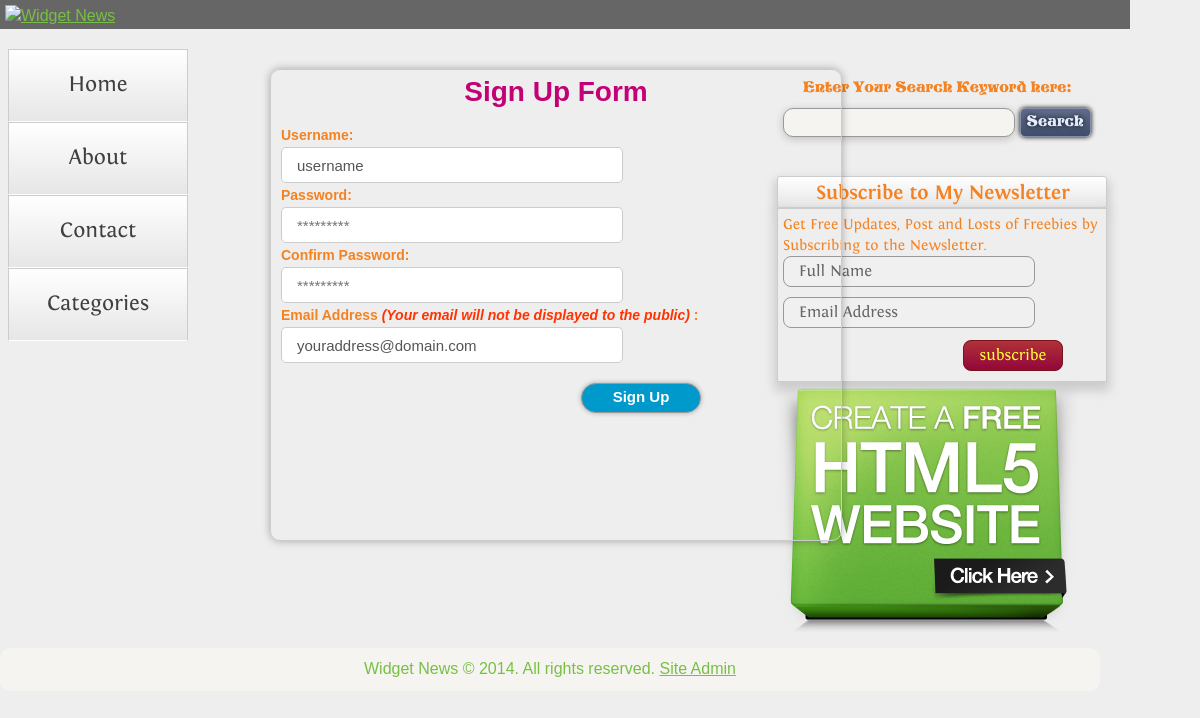
Screenshot of /?action=signup with the database file from the repository.
### tables this page shows
CREATE TABLE `navigation` (
  `id` int(11) NOT NULL auto_increment,
  `menuName` varchar(30) NOT NULL,
  `position` int(5) NOT NULL,
  `visible` int(1) NOT NULL,
  `heading` varchar(250) NOT NULL,
  `content` text NOT NULL,
  PRIMARY KEY  (`id`)
);

### classes/Functions.php (called while the page is built, shortened)
<?php
function get_all_nav()
{        global $connection;
     $query = "SELECT *
	           FROM navigation
			   ORDER BY position ASC";
	$subject_set = mysql_query($query,$connection);
	return $subject_set;
}
?>

### templates/signUp.php (the view, shortened to what this page needs)
<?php include "include/header.php" ?>
    <ul class="nav">
    <?php
      $menu_ok = get_all_nav();
      while($nav = mysql_fetch_array($menu_ok)){
      echo"<li><a href=\".?action=navmenu&amp;subjid=".urlencode($nav['id'])."\">".htmlspecialchars( $nav['menuName'] )."</a></li>";
     }
?>
      </ul>
    </div>
  <div class="content">
  <div id="userform">
  <form enctype="multipart/form-data" method="post" action=""  id="newuserform">
       <h1 id="caption" style="color:">Sign Up Form </h1>
       <label>Username:</label>
       <input id="u-name" type="text" name="username" class="f_input" placeholder="username"
       value="<?php if(!empty($usernamevalue)){echo $usernamevalue; } else{ echo "username";}?>"/>
       <label>Password:</label>
       <input id="password" type="password" name="password" class="f_input" placeholder="*********" />
       <label>Confirm Password:</label>
       <input id="password" type="password" name="confirmpassword" class="f_input" placeholder="*********" />
       <label>Email Address<span class="note"> (Your email will not be displayed to the public)</span> :</label>
       <input id="subject" type="email" name="email" class="f_input" placeholder="youraddress@domain.com"
       value="<?php if(!empty($emailvalue)){echo $emailvalue; } else{ echo "youraddress@domain.com";}?>"/>
       <input type="submit" name= "signup" value="Sign Up" class="sign-up"/>
  </form>
  </div>
    </div>
<?php include "include/footer.php" ;?>

### css/index.css (style rules this page uses)
body { font: 100%/1.4 verdana,helvetica,arial,sans-serif; background:#eeeeee; margin: 0; padding: 0; color:#FFF; background-attachment:fixed; }
h1, h2, h3, h4, h5, h6, p { margin-top: 0; padding-right: 15px; padding-left: 15px; }
ul, ol, dl { padding: 0; margin: 0; }
a { color:#77c043; }
.content { padding: 10px 0; width: 700px; float: left; }
.nav { background-color:#D4D4D4; }
ul.nav a { text-decoration:none; list-style:none; text-align:center; font-size:22px; color:#404040; font-family: 'fontin',Verdana, Geneva, sans-serif; }
ul.nav { text-align:center; list-style:none; }
ul.nav li { background-color:whitesmoke;background-image:-moz-linear-gradient(top,white,#e6e6e6);background-image:-webkit-gradient(linear,0 0,0 100%,from(white),to(#e6e6e6));background-image:-webkit-linear-gradient(top,white,#e6e6e6);background-image:-o-linear-gradient(top,white,#e6e6e6);background-image:linear-gradient(to bottom,white,#e6e6e6);background-repeat:repeat-x;filter:progid:DXImageTransform.Microsoft.gradient(startColorstr='#ffffffff',endColorstr='#ffe6e6e6',GradientType=0);border-color:#e6e6e6 #e6e6e6 silver;border-color:rgba(0,0,0,0.1) rgba(0,0,0,0.1) rgba(0,0,0,0.25);*background-color:#e6e6e6;filter:progid:DXImageTransform.Microsoft.gradient(enabled = false);border:1px solid #ccc; border-bottom: 1px solid #fff; padding:20px }
@media screen and (max-width:1200px) and (min-width:1151px) { .content { float:left; width:565px; } }

### css/signupstyle.css (style rules this page uses)
#userform { margin: 30px 72px 0 72px; background: -webkit-gradient(linear, bottom, left 175px, from(#CCCCCC), to(#EEEEEE)); background: -moz-linear-gradient(bottom, #CCCCCC, #EEEEEE 175px); background: linear-gradient(bottom, #CCCCCC, #EEEEEE 175px); position:relative; width:550px; height:450px; font-family: Tahoma, Geneva, sans-serif; font-size: 14px; line-height: 24px; font-weight: bold; color: #f58220; text-decoration: none; -webkit-border-radius: 10px; -moz-border-radius: 10px; border-radius: 10px; padding:10px; border: 1px solid #ccc; -webkit-box-shadow: 0px 0px 8px rgba(0, 0, 0, 0.3); -moz-box-shadow: 0px 0px 8px rgba(0, 0, 0, 0.3); box-shadow: 0px 0px 8px rgba(0, 0, 0, 0.3); }
.note { color:#F30; font-style: italic; }
#caption { text-align:center; color:#C30075; }
.f_input { background: url('../images/input.png') no-repeat; width:310px; display:block; height: 30px; font-size: 15px; border-radius:5px; -moz-border-radius:5px; -webkit-border-radius:5px; -o-border-radius:5px; line-height:1.428571429; color:#555; vertical-align:middle; background-color:#fff; border:1px solid #ccc; padding: 2px 15px 2px 15px; }
.sign-up { width:120px; height:60px; position: relative; font-size: 15px; line-height: 1; padding: 5px 8px 8px 8px; border-top-width: 1px; border-style: solid; display: inline-block; font-weight: bold; -moz-border-radius: 15px; -webkit-border-radius: 15px; border-radius: 15px; -webkit-box-shadow: 0 0 5px rgba(0,0,0,0.3); -moz-box-shadow: 0 0 5px rgba(0,0,0,0.3); box-shadow: 0 0 5px rgba(0,0,0,0.3); position:absolute; background:#09C; color:#fff; margin-top:20px; margin-left:300px; font-family: Tahoma, Geneva, sans-serif; height:30px; border: 1px solid #999; }

### rows the page displays
navigation: menuName "Home"
navigation: menuName "About"
navigation: menuName "Contact"
navigation: menuName "Categories"
